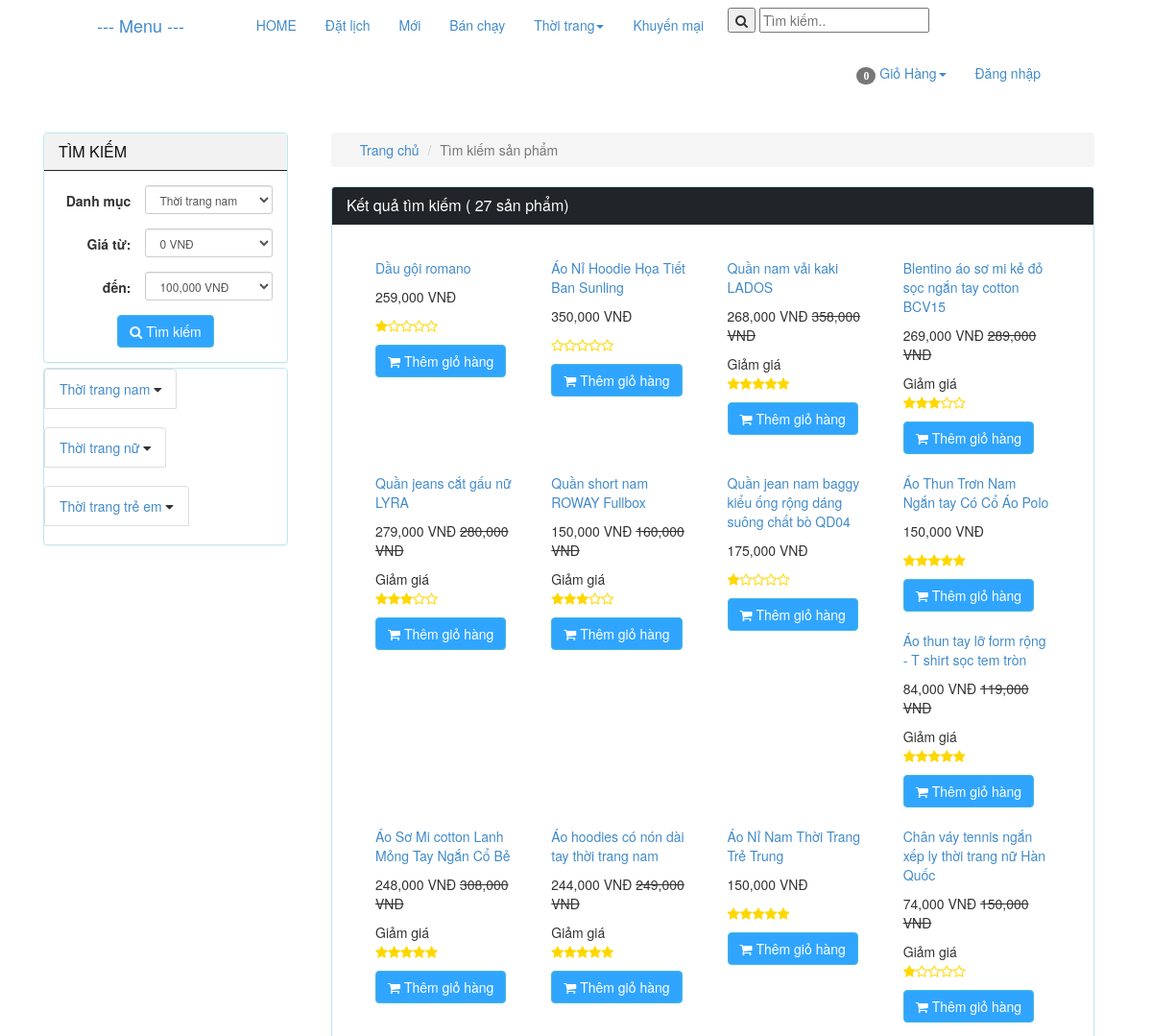
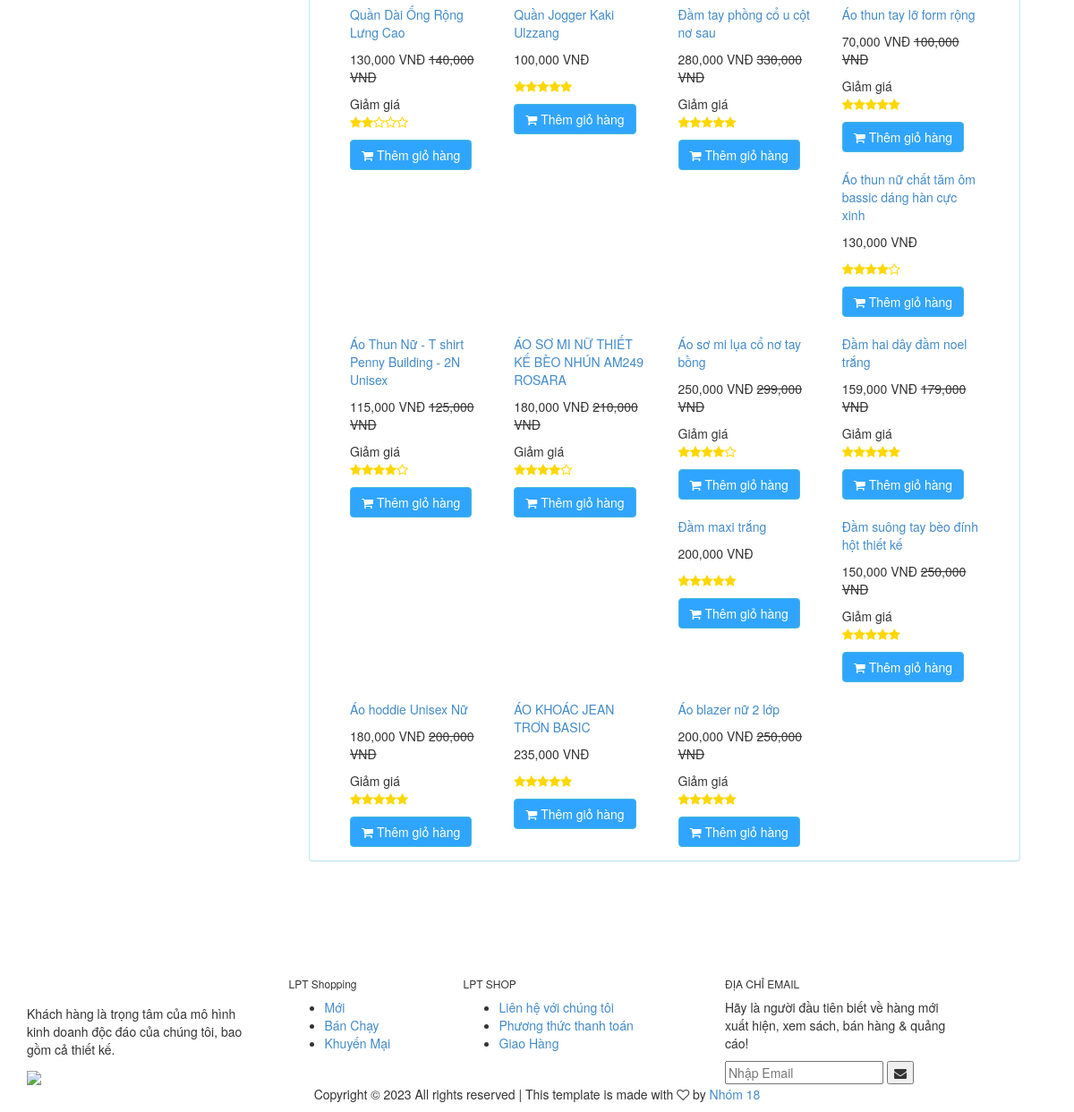
Page /index.php/product/search_name on the committed database (2 pictures, top to bottom).
### tables this page shows
CREATE TABLE `catalog` (
  `id` int(11) NOT NULL,
  `name` varchar(100) NOT NULL,
  `description` varchar(255) DEFAULT NULL,
  `parent_id` int(11) NOT NULL,
  `sort_order` tinyint(4) NOT NULL,
  `created` datetime NOT NULL
);

CREATE TABLE `product` (
  `id` int(255) NOT NULL,
  `catalog_id` int(11) NOT NULL,
  `name` varchar(255) NOT NULL,
  `content` text NOT NULL,
  `price` decimal(15,2) NOT NULL DEFAULT 0.00,
  `discount` int(11) DEFAULT 0,
  `image_link` varchar(100) NOT NULL,
  `image_list` text NOT NULL,
  `view` int(11) NOT NULL DEFAULT 0,
  `buyed` int(255) NOT NULL,
  `rate_total` int(255) NOT NULL DEFAULT 4,
  `rate_count` int(255) NOT NULL DEFAULT 1,
  `created` int(11) NOT NULL
);

### application/controllers/Product.php (called while the page is built, shortened)
<?php
class Product extends MY_Controller {
    public function __construct() {
        parent::__construct();
        $this->load->model('product_model');
        $this->load->model('catalog_model');
        $this->load->model('comment_model');
        $this->load->model('user_model');
        $this->load->model('sizedetail_model');
        $this->load->model('size_model');
        $this->load->model('order_model');
        $this->load->library('form_validation');
        $this->load->helper('form');
        $this->load->library('upload');
        $this->load->library('upload_library');
    }
    public function search_name() {
        $search = $this->input->post('search');
        $this->data['search'] = $search;
        $input = array();
        $product_list = $this->product_model->get_list($input);
        $total = count($product_list);
        $this->data['total'] = $total;
        $this->data['product_list'] = $product_list;
        $this->data['temp'] = 'site/product/search';
        $this->load->view('site/layoutsub', $this->data);
    }
}

### index.php (called while the page is built, shortened)
<?php
require_once BASEPATH.'core/CodeIgniter.php';

### application/core/MY_Controller.php (called while the page is built, shortened)
<?php
class MY_Controller extends CI_Controller {
	function __construct()
	{
		$controller = $this->uri->segment(1);
		switch ($controller) {
			default:
				$input = array();
				$input['where'] = array('parent_id' => '1');
				$input['order'] = array('sort_order', 'ASC');
				$catalog = $this->catalog_model->get_list($input);
				break;
		}
	}
}

### application/core/MY_Model.php (called while the page is built, shortened)
<?php if ( ! defined('BASEPATH')) exit('No direct script access allowed');
class MY_Model extends CI_Model {
    var $table = '';
    var $key = 'id';
    var $order = '';
    function query2($sql){
        $rows = $this->db->query($sql);
        return $rows->row();
    }
    function get_list($input = array())
    {
        $query = $this->db->get($this->table);
        return $query->result();
    }
    protected function get_list_set_input($input = array())
    {
        if ((isset($input['where'])) && $input['where'])
        {
            $this->db->where($input['where']);
        }
        if (isset($input['order'][0]) && isset($input['order'][1]))
        {
            $this->db->order_by($input['order'][0], $input['order'][1]);
        }
        else
        {
            $order = ($this->order == '') ? array($this->table.'.'.$this->key, 'desc') : $this->order;
            $this->db->order_by($order[0], $order[1]);
        }
    }
}
?>

### application/helpers/common_helper.php (called while the page is built, shortened)
<?php
	function covert_vi_to_en($str)
	{
	    $unicode = array(
			'a'=>'á|à|ả|ã|ạ|ă|ắ|ặ|ằ|ẳ|ẵ|â|ấ|ầ|ẩ|ẫ|ậ',
			'd'=>'đ',
			'e'=>'é|è|ẻ|ẽ|ẹ|ê|ế|ề|ể|ễ|ệ',
			'i'=>'í|ì|ỉ|ĩ|ị',
			'o'=>'ó|ò|ỏ|õ|ọ|ô|ố|ồ|ổ|ỗ|ộ|ơ|ớ|ờ|ở|ỡ|ợ',
			'u'=>'ú|ù|ủ|ũ|ụ|ư|ứ|ừ|ử|ữ|ự',
			'y'=>'ý|ỳ|ỷ|ỹ|ỵ',
			'A'=>'Á|À|Ả|Ã|Ạ|Ă|Ắ|Ặ|Ằ|Ẳ|Ẵ|Â|Ấ|Ầ|Ẩ|Ẫ|Ậ',
			'D'=>'Đ',
			'E'=>'É|È|Ẻ|Ẽ|Ẹ|Ê|Ế|Ề|Ể|Ễ|Ệ',
			'I'=>'Í|Ì|Ỉ|Ĩ|Ị',
			'O'=>'Ó|Ò|Ỏ|Õ|Ọ|Ô|Ố|Ồ|Ổ|Ỗ|Ộ|Ơ|Ớ|Ờ|Ở|Ỡ|Ợ',
			'U'=>'Ú|Ù|Ủ|Ũ|Ụ|Ư|Ứ|Ừ|Ử|Ữ|Ự',
			'Y'=>'Ý|Ỳ|Ỷ|Ỹ|Ỵ',
			);
		foreach($unicode as $nonUnicode=>$uni) $str = preg_replace("/($uni)/i",$nonUnicode,$str);
		$str = trim($str);
		$str = str_replace(' ', '-', $str);
		$str = str_replace(',', '', $str);
		return $str;
	}
?>

### application/views/site/product/search.php (the view, shortened to what this page needs)
<div class="col-xs-12 col-sm-9 col-md-9 col-lg-9 clearpaddingr">
    <div class="col-xs-12 col-sm-12 col-md-12 col-lg-12 clearpadding">
        <ol class="breadcrumb">
            <li><a href="<?php echo base_url(); ?>"><span class="glyphicon glyphicon-home" aria-hidden="true"></span> Trang chủ</a></li>
            <li class="active">Tìm kiếm sản phẩm</li>
        </ol>
        <div class="panel panel-info">
            <div class="panel-heading">
                <h3 class="panel-title">Kết quả tìm kiếm ( <?php echo $total; ?> sản phẩm)</h3>
            </div>
            <div class="panel-body">
                <div class="col-xs-12 col-sm-12 col-md-12 col-lg-12 clearpadding">
                    <?php
                    foreach ($product_list as $value) {
                        $name = covert_vi_to_en($value->name);
                        $name = strtolower($name);
                        ?>
                        <div class="col-xs-12 col-sm-6 col-md-3 col-lg-3">
                            <div class="product_item">
                                <div class="product-image">
                                </div>
                                <p class="product_name" ><a href="<?php echo base_url($name . '-p' . $value->id); ?>" ><?php echo $value->name; ?></a></p>
                                <?php
                                if ($value->discount > 0) {
                                    $new_price = $value->price - $value->discount;
                                    ?>
                                    <p><span class='price text-right'><?php echo number_format($new_price); ?> VNĐ</span> <del class="product-discount"><?php echo number_format($value->price); ?> VNĐ</del></p>
                                <?php } else { ?>
                                    <p><span class='price text-right'><?php echo number_format($value->price); ?> VNĐ</span></p>
                                <?php } ?>
                                <?php
                                if ($value->discount != 0)
                                    echo '<span class="label_pro">Giảm giá</span>';
                                ?>
                                <p>
                                    <?php $raty_tb = round($value->rate_total / $value->rate_count); ?>
                                    <?php
                                    $i2 = 1;
                                    for ($i2; $i2 <= $raty_tb; $i2++) {
                                        echo '<i class="fa fa-star" style="color:gold"></i>';
                                    }
                                    $i3 = 1;
                                    for ($i3; $i3 <= (5 - $raty_tb); $i3++) {
                                        echo '<i class="fa fa-star-o" style="color: gold"></i>';
                                    }
                                    ?>
                                </p>
                                <?php
                                $query_count = 'SELECT SUM(quantity) As totalproduct FROM sizedetail WHERE product_id = ' . $value->id;
                                $result = $this->sizedetail_model->query2($query_count);
                                $sl = $result->totalproduct;
                                if ($sl > 0) {
                                    ?>
                                    <a href="<?php echo base_url('cart/add/' . $value->id); ?>"><button class='btn btn-info'><span class="fa fa-shopping-cart" aria-hidden="true"></span> Thêm giỏ hàng</button></a>
                                <?php } else { ?>
                                    <a style="pointer-events: none;"><button style="pointer-events: none;background-color: #333;border: none " class='btn btn-info'>Hết hàng</button></a>
                                <?php } ?>
                            </div>
                        </div>
                    <?php } ?>
                </div>
            </div>
        </div>
    </div>
</div>

### application/views/site/sidebar.php (shortened to what this page needs)
<?php
$catalog_id = isset($catalog_id) ? $catalog_id : NULL;
$price_from = isset($price_from) ? $price_from : NULL;
$price_to = isset($price_to) ? $price_to : NULL;
?>
<div class="col-xs-12 col-sm-3 col-md-3 col-lg-3 clearpaddingl">
    <div class="panel panel-info" style="margin-bottom: 5px;">
        <div class="panel-heading" style="background-color: #f2f2f2;color: #111">
            <h3 class="panel-title">TÌM KIẾM</h3>
        </div>
        <div class="panel-body">
            <form class="form-horizontal text-center" method="post" action="<?php echo base_url('product/search'); ?>">
                <div class="form-group form-group-sm">
                    <label class="col-sm-5 clearpaddingl control-label" for="formGroupInputSmall">Danh mục</label>
                    <div class="col-sm-7" style="padding-left: 0px">
                        <select class="form-control" name="catalog_id">
                            <?php foreach ($catalog as $value) { ?>
                                <option value="<?php echo $value->id; ?>" style='font-weight: bold' <?php if ($value->id == $catalog_id) echo 'selected'; ?>><?php echo $value->name; ?></option>
                    <?php } ?>
                    </select>
                </div>
        </div>
        <div class="form-group form-group-sm">
            <label class="col-sm-5 control-label" for="formGroupInputSmall">Giá từ:</label>
            <div class="col-sm-7" style="padding-left: 0px">
                <select class="form-control" name="price_from">
                    <?php for ($i = 0; $i < 1400000; $i = $i + 100000) { ?>
                        <option value="<?php echo $i ?>" <?php if ($i == $price_from) echo 'selected'; ?>><?php echo number_format($i); ?> VNĐ</option>
                    <?php } ?>
                </select>
            </div>
        </div>
        <div class="form-group form-group-sm">
            <label class="col-sm-5 control-label" for="formGroupInputSmall">đến:</label>
            <div class="col-sm-7" style="padding-left: 0px">
                <select class="form-control" name="price_to">
                    <?php for ($i = 100000; $i < 1500000; $i = $i + 100000) { ?>
                        <option value="<?php echo $i ?>" <?php if ($i == $price_to) echo 'selected'; ?>><?php echo number_format($i); ?> VNĐ</option>
                    <?php } ?>
                </select>
            </div>
        </div>
                <button class="btn btn-info" type="submit" name='submit'><i class="fa fa-search"></i> Tìm kiếm</button>
        </form>
    </div>
</div>
<div class="panel panel-info">
    <div class="panel-body" style="padding:0px">
        <div class="list-group">
            <?php
            foreach ($catalog as $value) {
                $name = covert_vi_to_en($value->name);
                $name = strtolower($name);
                ?>
                <div class="list-group">
                    <button class="list-group-item dropdown-btn">
                        <a href="<?php echo base_url($name . '-c' . $value->id); ?>" class=""><?php echo $value->name; ?></a>
                        <i class="fa fa-caret-down" ></i>
                    </button>
                </div>
            <?php } ?>
        </div>
    </div>
</div>
</div>

### rows in the picture
catalog: name "Thời trang nam"
catalog: name "Thời trang nữ"
catalog: name "Thời trang trẻ em"
product: name "Dầu gội romano", price "259,000"
product: name "Áo Nỉ Hoodie Họa Tiết Ban Sunling", price "350,000", rate_total 5 (drawn)
product: name "Quần nam vải kaki LADOS", new_price "268,000", price "358,000", shows "Giảm giá"
product: name "Blentino áo sơ mi kẻ đỏ sọc ngắn tay cotton BCV15", new_price "269,000", price "289,000", shows "Giảm giá", rate_count 2 (drawn)
product: name "Quần jeans cắt gấu nữ LYRA", new_price "279,000", price "280,000", shows "Giảm giá", rate_count 2 (drawn)
product: name "Quần short nam ROWAY Fullbox", new_price "150,000", price "160,000", shows "Giảm giá", rate_count 2 (drawn)
product: name "Quần jean nam baggy kiểu ống rộng dáng suông chất bò QD04", price "175,000"
product: name "Áo Thun Trơn Nam Ngắn tay Có Cổ Áo Polo", price "150,000"
product: name "Áo thun tay lỡ form rộng - T shirt sọc tem tròn", new_price "84,000", price "119,000", shows "Giảm giá"
product: name "Áo Sơ Mi cotton Lanh Mỏng Tay Ngắn Cổ Bẻ", new_price "248,000", price "308,000", shows "Giảm giá"
product: name "Áo hoodies có nón dài tay thời trang nam", new_price "244,000", price "249,000", shows "Giảm giá"
product: name "Áo Nỉ Nam Thời Trang Trẻ Trung", price "150,000"
product: name "Chân váy tennis ngắn xếp ly thời trang nữ Hàn Quốc", new_price "74,000", price "150,000", shows "Giảm giá"
product: name "Quần Dài Ống Rộng Lưng Cao", new_price "130,000", price "140,000", shows "Giảm giá", rate_count 3 (drawn)
product: name "Quần Jogger Kaki Ulzzang", price "100,000"
product: name "Đầm tay phồng cổ u cột nơ sau", new_price "280,000", price "330,000", shows "Giảm giá"
product: name "Áo thun tay lỡ form rộng", new_price "70,000", price "100,000", shows "Giảm giá"
product: name "Áo thun nữ chất tăm ôm bassic dáng hàn cực xinh", price "130,000", rate_total 4 (drawn)
product: name "Áo Thun Nữ - T shirt Penny Building - 2N Unisex", new_price "115,000", price "125,000", shows "Giảm giá", rate_total 4 (drawn)
product: name "ÁO SƠ MI NỮ THIẾT KẾ BÈO NHÚN AM249 ROSARA", new_price "180,000", price "210,000", shows "Giảm giá", rate_total 4 (drawn)
product: name "Áo sơ mi lụa cổ nơ tay bồng", new_price "250,000", price "299,000", shows "Giảm giá", rate_total 4 (drawn)
product: name "Đầm hai dây đầm noel trắng", new_price "159,000", price "179,000", shows "Giảm giá"
product: name "Đầm maxi trắng", price "200,000"
product: name "Đầm suông tay bèo đính hột thiết kế", new_price "150,000", price "250,000", shows "Giảm giá"
product: name "Áo hoddie Unisex Nữ", new_price "180,000", price "200,000", shows "Giảm giá"
product: name "ÁO KHOÁC JEAN TRƠN BASIC", price "235,000"
product: name "Áo blazer nữ 2 lớp", new_price "200,000", price "250,000", shows "Giảm giá"

### other values in the picture
$total_items "0"
$total "27"
form field catalog_id "Thời trang nam"
form field price_from "0 VNĐ"
form field price_to "100,000 VNĐ"
